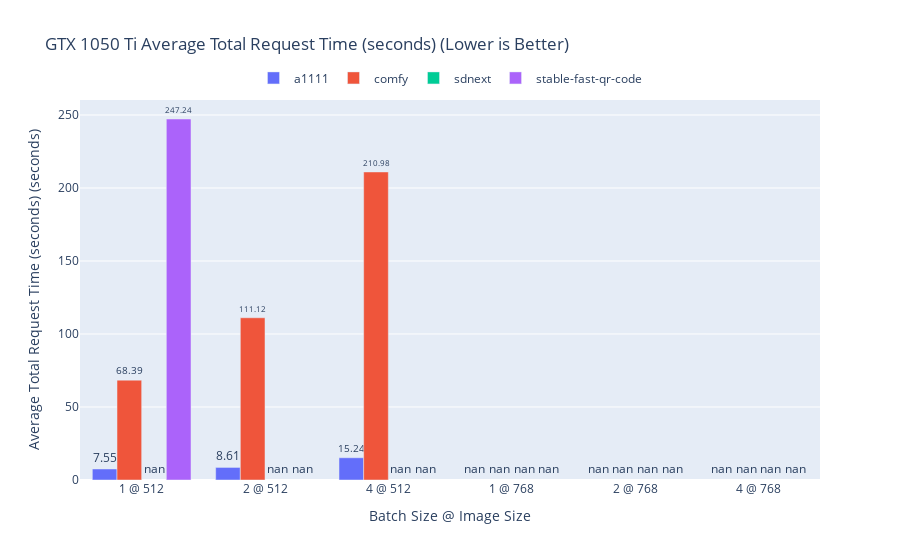
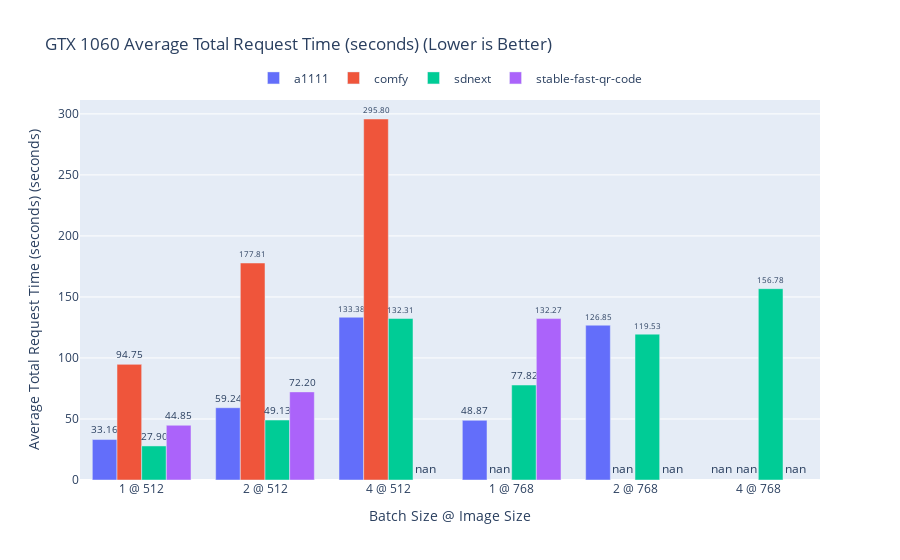
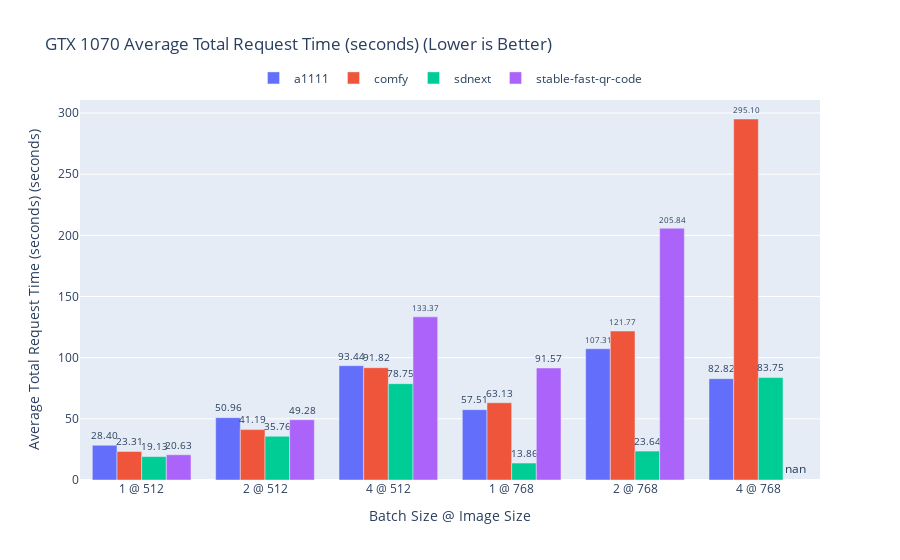
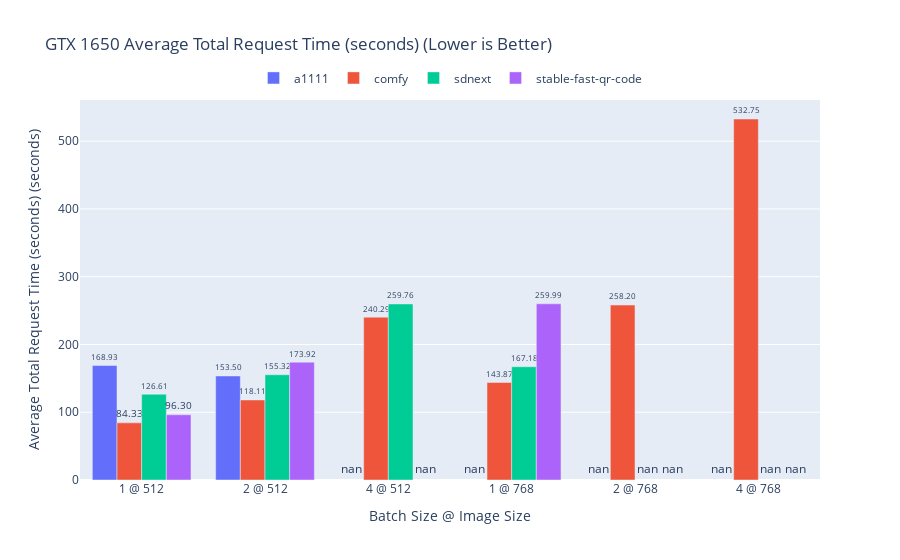

The cell these charts' notebook holds for them, in order:
### Code cell
total_nodes = df["salad_machine_id"].nunique()
print(f"Total nodes: {total_nodes}")


data_without_bad_nodes = df[~df["salad_machine_id"].isin(all_bad_nodes)]

os.makedirs(f"{chart_dir}/without-bad-nodes", exist_ok=True)

for gpu in gpu_short_names:
    fig = draw_bar_chart_for_gpu(gpu, data_without_bad_nodes, "totalTime", "Total Request Time (seconds)")
    fig.show()
    fig.write_image(f"{chart_dir}/without-bad-nodes/{gpu}-totalTime.png")

### Figure 1 — Plotly figure (JSON) as saved in the notebook; plotly's stock layout.template omitted (floating-point values rounded to 4 significant figures)
{"data": [{"name": "a1111", "showlegend": true, "text": ["7.55", "8.61", "15.24", "nan", "nan", "nan"], "textposition": "outside", "type": "bar", "x": ["1 @ 512", "2 @ 512", "4 @ 512", "1 @ 768", "2 @ 768", "4 @ 768"], "xaxis": "x", "y": [7.553, 8.613, 15.24, null, null, null], "yaxis": "y"}, {"name": "comfy", "text": ["68.39", "111.12", "210.98", "nan", "nan", "nan"], "textposition": "outside", "type": "bar", "x": ["1 @ 512", "2 @ 512", "4 @ 512", "1 @ 768", "2 @ 768", "4 @ 768"], "xaxis": "x", "y": [68.39, 111.1, 211.0, null, null, null], "yaxis": "y"}, {"name": "sdnext", "text": ["nan", "nan", "nan", "nan", "nan", "nan"], "textposition": "outside", "type": "bar", "x": ["1 @ 512", "2 @ 512", "4 @ 512", "1 @ 768", "2 @ 768", "4 @ 768"], "xaxis": "x", "y": [null, null, null, null, null, null], "yaxis": "y"}, {"name": "stable-fast-qr-code", "text": ["247.24", "nan", "nan", "nan", "nan", "nan"], "textposition": "outside", "type": "bar", "x": ["1 @ 512", "2 @ 512", "4 @ 512", "1 @ 768", "2 @ 768", "4 @ 768"], "xaxis": "x", "y": [247.2, null, null, null, null, null], "yaxis": "y"}], "layout": {"barmode": "group", "legend": {"orientation": "h", "x": 0.5, "xanchor": "center", "y": 1.02, "yanchor": "bottom"}, "title": {"text": "GTX 1050 Ti Average Total Request Time (seconds) (Lower is Better)"}, "xaxis": {"anchor": "y", "domain": [0, 1], "title": {"text": "Batch Size @ Image Size"}}, "yaxis": {"anchor": "x", "domain": [0, 1], "title": {"text": "Average Total Request Time (seconds) (seconds)"}}}}

### Figure 2 — Plotly figure (JSON) as saved in the notebook; plotly's stock layout.template omitted (floating-point values rounded to 4 significant figures)
{"data": [{"name": "a1111", "showlegend": true, "text": ["33.16", "59.24", "133.38", "48.87", "126.85", "nan"], "textposition": "outside", "type": "bar", "x": ["1 @ 512", "2 @ 512", "4 @ 512", "1 @ 768", "2 @ 768", "4 @ 768"], "xaxis": "x", "y": [33.16, 59.24, 133.4, 48.87, 126.9, null], "yaxis": "y"}, {"name": "comfy", "text": ["94.75", "177.81", "295.80", "nan", "nan", "nan"], "textposition": "outside", "type": "bar", "x": ["1 @ 512", "2 @ 512", "4 @ 512", "1 @ 768", "2 @ 768", "4 @ 768"], "xaxis": "x", "y": [94.75, 177.8, 295.8, null, null, null], "yaxis": "y"}, {"name": "sdnext", "text": ["27.90", "49.13", "132.31", "77.82", "119.53", "156.78"], "textposition": "outside", "type": "bar", "x": ["1 @ 512", "2 @ 512", "4 @ 512", "1 @ 768", "2 @ 768", "4 @ 768"], "xaxis": "x", "y": [27.9, 49.13, 132.3, 77.82, 119.5, 156.8], "yaxis": "y"}, {"name": "stable-fast-qr-code", "text": ["44.85", "72.20", "nan", "132.27", "nan", "nan"], "textposition": "outside", "type": "bar", "x": ["1 @ 512", "2 @ 512", "4 @ 512", "1 @ 768", "2 @ 768", "4 @ 768"], "xaxis": "x", "y": [44.85, 72.2, null, 132.3, null, null], "yaxis": "y"}], "layout": {"barmode": "group", "legend": {"orientation": "h", "x": 0.5, "xanchor": "center", "y": 1.02, "yanchor": "bottom"}, "title": {"text": "GTX 1060 Average Total Request Time (seconds) (Lower is Better)"}, "xaxis": {"anchor": "y", "domain": [0, 1], "title": {"text": "Batch Size @ Image Size"}}, "yaxis": {"anchor": "x", "domain": [0, 1], "title": {"text": "Average Total Request Time (seconds) (seconds)"}}}}

### Figure 3 — Plotly figure (JSON) as saved in the notebook; plotly's stock layout.template omitted (floating-point values rounded to 4 significant figures)
{"data": [{"name": "a1111", "showlegend": true, "text": ["28.40", "50.96", "93.44", "57.51", "107.31", "82.82"], "textposition": "outside", "type": "bar", "x": ["1 @ 512", "2 @ 512", "4 @ 512", "1 @ 768", "2 @ 768", "4 @ 768"], "xaxis": "x", "y": [28.4, 50.96, 93.44, 57.51, 107.3, 82.82], "yaxis": "y"}, {"name": "comfy", "text": ["23.31", "41.19", "91.82", "63.13", "121.77", "295.10"], "textposition": "outside", "type": "bar", "x": ["1 @ 512", "2 @ 512", "4 @ 512", "1 @ 768", "2 @ 768", "4 @ 768"], "xaxis": "x", "y": [23.31, 41.19, 91.82, 63.13, 121.8, 295.1], "yaxis": "y"}, {"name": "sdnext", "text": ["19.13", "35.76", "78.75", "13.86", "23.64", "83.75"], "textposition": "outside", "type": "bar", "x": ["1 @ 512", "2 @ 512", "4 @ 512", "1 @ 768", "2 @ 768", "4 @ 768"], "xaxis": "x", "y": [19.13, 35.76, 78.75, 13.86, 23.64, 83.75], "yaxis": "y"}, {"name": "stable-fast-qr-code", "text": ["20.63", "49.28", "133.37", "91.57", "205.84", "nan"], "textposition": "outside", "type": "bar", "x": ["1 @ 512", "2 @ 512", "4 @ 512", "1 @ 768", "2 @ 768", "4 @ 768"], "xaxis": "x", "y": [20.63, 49.28, 133.4, 91.57, 205.8, null], "yaxis": "y"}], "layout": {"barmode": "group", "legend": {"orientation": "h", "x": 0.5, "xanchor": "center", "y": 1.02, "yanchor": "bottom"}, "title": {"text": "GTX 1070 Average Total Request Time (seconds) (Lower is Better)"}, "xaxis": {"anchor": "y", "domain": [0, 1], "title": {"text": "Batch Size @ Image Size"}}, "yaxis": {"anchor": "x", "domain": [0, 1], "title": {"text": "Average Total Request Time (seconds) (seconds)"}}}}

### Figure 4 — Plotly figure (JSON) as saved in the notebook; plotly's stock layout.template omitted (floating-point values rounded to 4 significant figures)
{"data": [{"name": "a1111", "showlegend": true, "text": ["168.93", "153.50", "nan", "nan", "nan", "nan"], "textposition": "outside", "type": "bar", "x": ["1 @ 512", "2 @ 512", "4 @ 512", "1 @ 768", "2 @ 768", "4 @ 768"], "xaxis": "x", "y": [168.9, 153.5, null, null, null, null], "yaxis": "y"}, {"name": "comfy", "text": ["84.33", "118.11", "240.29", "143.87", "258.20", "532.75"], "textposition": "outside", "type": "bar", "x": ["1 @ 512", "2 @ 512", "4 @ 512", "1 @ 768", "2 @ 768", "4 @ 768"], "xaxis": "x", "y": [84.33, 118.1, 240.3, 143.9, 258.2, 532.7], "yaxis": "y"}, {"name": "sdnext", "text": ["126.61", "155.32", "259.76", "167.18", "nan", "nan"], "textposition": "outside", "type": "bar", "x": ["1 @ 512", "2 @ 512", "4 @ 512", "1 @ 768", "2 @ 768", "4 @ 768"], "xaxis": "x", "y": [126.6, 155.3, 259.8, 167.2, null, null], "yaxis": "y"}, {"name": "stable-fast-qr-code", "text": ["96.30", "173.92", "nan", "259.99", "nan", "nan"], "textposition": "outside", "type": "bar", "x": ["1 @ 512", "2 @ 512", "4 @ 512", "1 @ 768", "2 @ 768", "4 @ 768"], "xaxis": "x", "y": [96.3, 173.9, null, 260.0, null, null], "yaxis": "y"}], "layout": {"barmode": "group", "legend": {"orientation": "h", "x": 0.5, "xanchor": "center", "y": 1.02, "yanchor": "bottom"}, "title": {"text": "GTX 1650 Average Total Request Time (seconds) (Lower is Better)"}, "xaxis": {"anchor": "y", "domain": [0, 1], "title": {"text": "Batch Size @ Image Size"}}, "yaxis": {"anchor": "x", "domain": [0, 1], "title": {"text": "Average Total Request Time (seconds) (seconds)"}}}}
